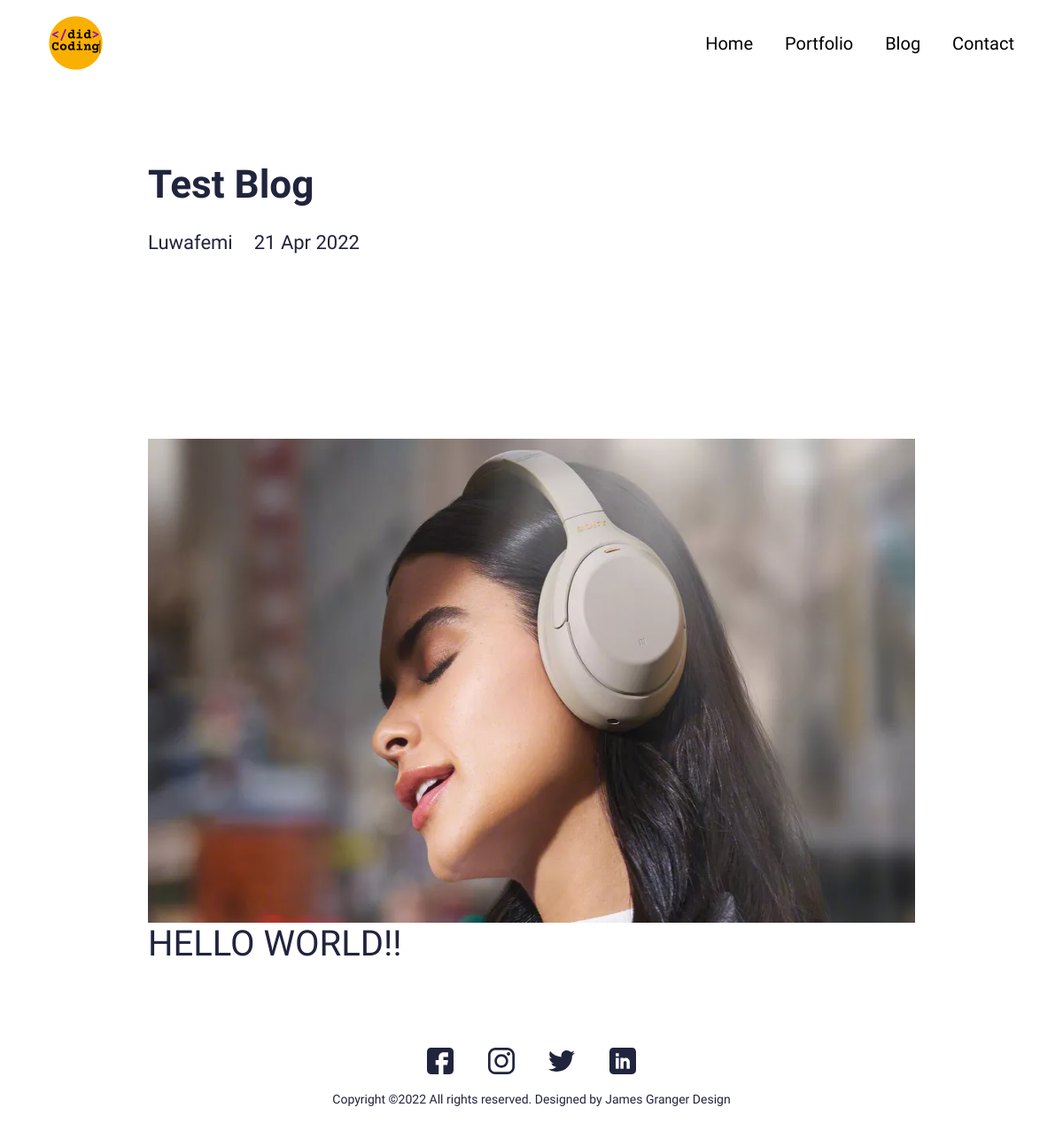
The page /blog/test-blog on the database its author committed.
### main/models.py (models this page shows, shortened)
class Blog(models.Model):
    class Meta:
        verbose_name_plural = 'Blog Profiles'
        verbose_name = 'Blog'
        ordering = ["timestamp"]
    timestamp = models.DateTimeField(auto_now_add=True)
    author = models.CharField(max_length=200, blank=True, null=True)
    name = models.CharField(max_length=200, blank=True, null=True)
    description = models.CharField(max_length=500, blank=True, null=True)
    body = RichTextField(blank=True, null=True)
    slug = models.SlugField(null=True, blank=True)
    image = models.ImageField(blank=True, null=True, upload_to="blog")
    is_active = models.BooleanField(default=True)

### main/views.py (the view)
# urls.py: path('blog/<slug:slug>', views.BlogDetailView.as_view(), name="blog"),
class BlogDetailView(generic.DetailView):
	model = Blog
	template_name = "main/blog-detail.html"

### resume_demo/context_processors.py (called while the page is built)
def project_context(request):
    context = {
        'me' : User.objects.first(),
    }
    return context

### main/templates/main/blog-detail.html (shortened to what this page needs)
{% extends 'main/base.html' %}
{% load static %}
{% block content %}
<section>
  <div class="innerPageBannerCol">
    <div class="container">
      <div class="row g-4 g-md-3  align-items-center">
        <div class="col-md-6">
          <div class="bannerContent">
            <h1 class="xlTitle pb-md-3">{{object.name|title}}</h1>
          </div>
        </div>
      </div>
      <div class="row">
        <div class="col-md-auto">
          <div class="authorCol">
            <h4 class="smTitle pb-3">{{object.author|title}}</h4>
          </div>
        </div>
        <div class="col-md">
          <h4 class="smTitle pb-3">{{object.timestamp.date}}</h4>
        </div>
      </div>
    </div>
  </div>
</section>
<section>
  <div class="sectionSpaceSm">
    <div class="container">
      {{object.body|safe}}
    </div>
  </div>
</section>
{% endblock %}

### static/css/style.css (style rules this page uses)
:root { --primaryColor: #9C07B6; --primaryDarkColor: #3D0048; --primaryHoverColor: #900AA8; --secondaryColor: #F9B000; --baseColor: #21243D; --baseFont: 'Heebo', sans-serif; --titleFont: 'Courier Prime', monospace; --regular: 400; --medium: 500; --bold: 700; --black: 900; --lightBg: #F1F1F1; }
html { scroll-behavior: smooth; }
body { font-family: var(--baseFont); color: var(--baseColor); line-height: normal; }
img { max-width: 100%; }
a { color: inherit; }
a, .btn { -webkit-transition: all 300ms ease-in-out 0s; -o-transition: all 300ms ease-in-out 0s; transition: all 300ms ease-in-out 0s; text-decoration: none; }
.xlTitle { font-size: 44px; line-height: 1.3; font-weight: var(--bold); font-family: var(--titleFont) }
.smTitle { font-size: 22px; line-height: normal; font-weight: var(--regular); font-family: var(--titleFont) }
.sectionSpaceSm { padding: 35px 0; }
.innerPageBannerCol { padding: 180px 0 150px; }
@media (min-width:992px) { .container, .container-lg, .container-md, .container-sm, .container-xl, .container-xxl { max-width: 890px; } }

### rows shown on the page
Blog: name "Test Blog", author "Luwafemi", timestamp "21 Apr 2022", body (picture), body "HELLO WORLD!!"
